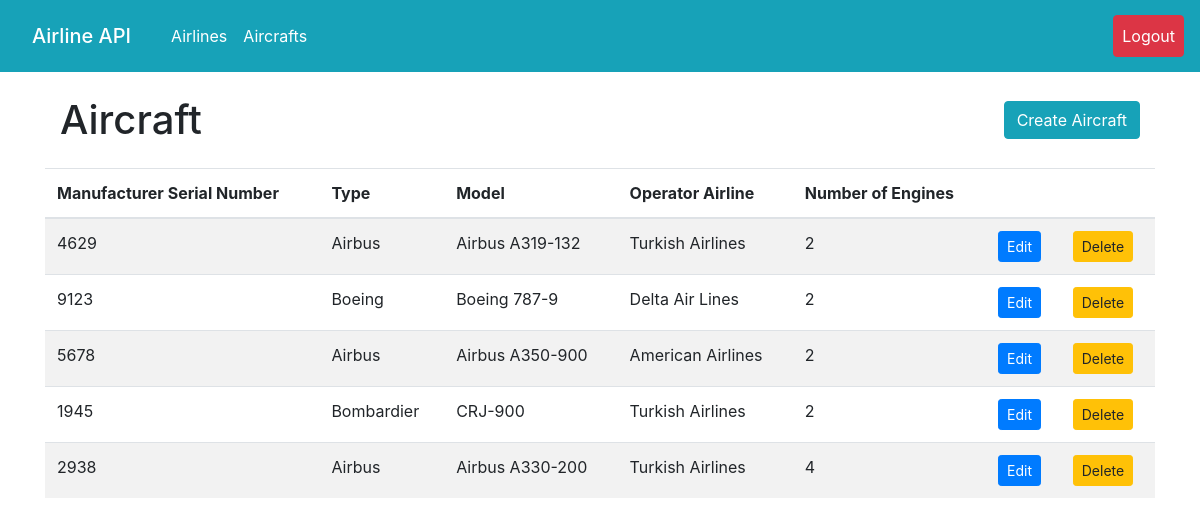
Page /aircraft/ (signed in) on the earlier database version.
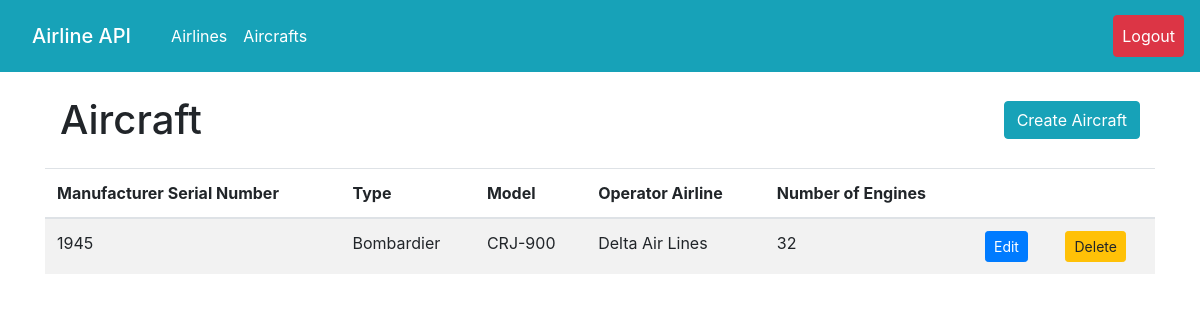
Same page on the later database version.
### airlines/models.py (models this page shows, shortened)
class Aircraft(models.Model):
    manufacturer_serial_number = models.CharField(max_length=255)
    type = models.CharField(max_length=255)
    model = models.CharField(max_length=255)
    operator_airline = models.ForeignKey(Airline, related_name='aircraft_set', on_delete=models.CASCADE)
    number_of_engines = models.IntegerField()

class Airline(models.Model):
    name = models.CharField(max_length=255)
    callsign = models.CharField(max_length=255)
    founded_year = models.IntegerField()
    base_airport = models.CharField(max_length=255)

### airlines/views.py (the view)
# urls.py: path('aircraft/', views.aircraft_list, name="aircraft_list"),
@login_required()
def aircraft_list(request):
    if not request.user.is_authenticated:
        return redirect("user_login")
    else:
        aircrafts = Aircraft.objects.all()
        return render(request, 'airlines/aircraft_list.html', {'aircrafts': aircrafts})

### airlines/templates/airlines/aircraft_list.html (shortened to what this page needs)
{% extends 'base.html' %}
{% load static %}
{% block css_files %}
    <link rel="stylesheet" href="{% static "/airlines/css/style.css" %}">
    <link rel="stylesheet" href="https://cdn.jsdelivr.net/npm/bootstrap-icons@1.10.5/font/bootstrap-icons.css">
{% endblock %}
{% block content %}
    <div class="container">
        <div class="row">
            <div class="col-10">
                <h1 class="my-4">Aircraft</h1>
            </div>
            <div class="col-2  d-flex align-items-center justify-content-end">
                <a href="{% url "aircraft_create" %}" class="btn btn-info">Create Aircraft</a>
            </div>
        </div>
    </div>
    <table class="table table-striped">
        <thead>
            <tr>
                <th>Manufacturer Serial Number</th>
                <th>Type</th>
                <th>Model</th>
                <th>Operator Airline</th>
                <th>Number of Engines</th>
                <th></th>
                <th></th>
            </tr>
        </thead>
        <tbody>
            {% for aircraft in aircrafts %}
                <tr onclick="window.location.href='{% url "aircraft_list" %}'">
                    <td>{{ aircraft.manufacturer_serial_number }}</td>
                    <td>{{ aircraft.type }}</td>
                    <td>{{ aircraft.model }}</td>
                    <td>{{ aircraft.operator_airline.name }}</td>
                    <td>{{ aircraft.number_of_engines }}</td>
                    <td>
                        <a href="{% url "aircraft_edit" aircraft.id %}" class = "btn btn-primary btn-sm">Edit</a>
                    </td>
                    <td>
                        <a href="{% url "aircraft_delete" aircraft.id %}" class = "btn btn-warning btn-sm">Delete</a>
                    </td>
                </tr>
            {% endfor %}
        </tbody>
    </table>
{% endblock %}

Differences in the rows shown:
removed Aircraft: manufacturer_serial_number "4629", type "Airbus", model "Airbus A319-132", operator_airline.name "Turkish Airlines", number_of_engines "2"
removed Aircraft: manufacturer_serial_number "9123", type "Boeing", model "Boeing 787-9", operator_airline.name "Delta Air Lines", number_of_engines "2"
removed Aircraft: manufacturer_serial_number "5678", type "Airbus", model "Airbus A350-900", operator_airline.name "American Airlines", number_of_engines "2"
removed Aircraft: manufacturer_serial_number "2938", type "Airbus", model "Airbus A330-200", operator_airline.name "Turkish Airlines", number_of_engines "4"
changed Aircraft "Bombardier": operator_airline.name "Turkish Airlines" → "Delta Air Lines"; number_of_engines "2" → "32"
